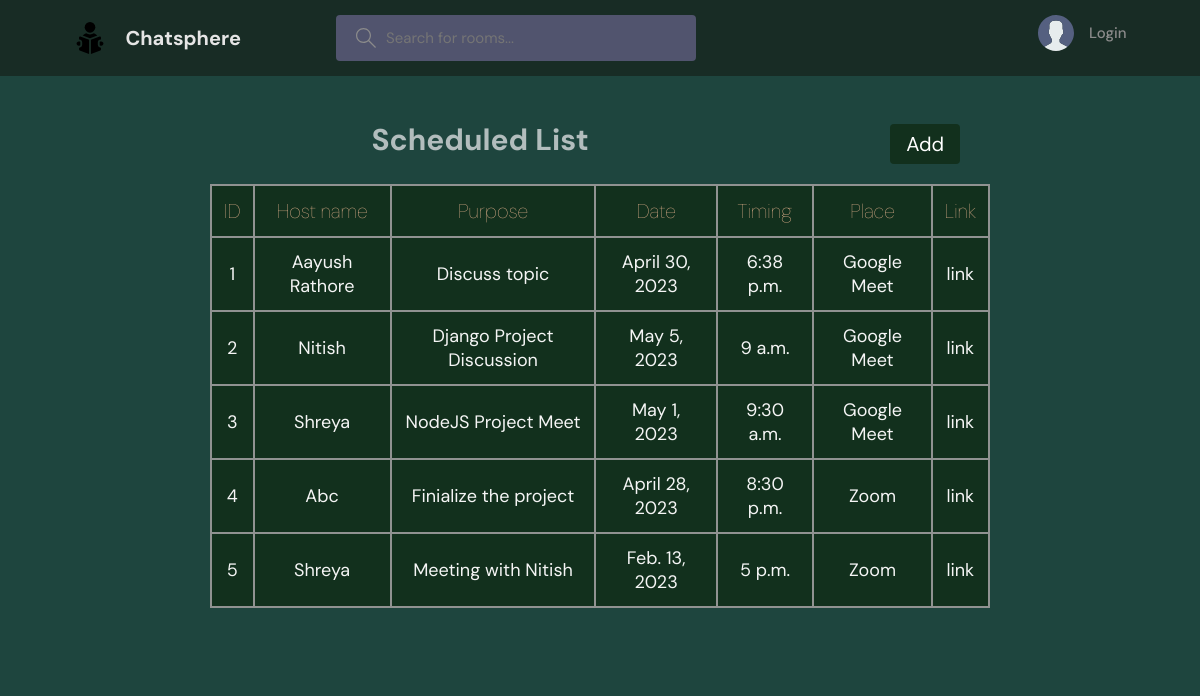
Page /schedular1/ on the committed database.
### mainApp/models.py (models this page shows, shortened)
class EVENT(models.Model):
    E_id = models.IntegerField()
    name = models.CharField(max_length=64,default="None")
    purpose = models.CharField(max_length=1000)
    date = models.DateField(("Date"), default=datetime.date.today)
    time = models.TimeField(("time"), default=datetime.datetime.now())
    place = models.CharField(max_length=1000)
    link = models.CharField(max_length=1000)

### mainApp/views.py (the view)
# urls.py: path('schedular1/', views.schedular1, name = 'schedular1'),
def schedular1(request):
    dat = EVENT.objects.all()
    return render(request, 'mainApp/schedular/events.html', {
        "data": dat
    })

### mainApp/templates/mainApp/schedular/events.html (shortened to what this page needs)
{% load static %}
<html lang="en">
  <head>
    <link rel="stylesheet" href="{% static 'styles/Events.css' %}" />
    <link rel="stylesheet" href="{% static 'styles/style.css' %}" />
  </head>
  <body>
    {% include 'navbar.html' %}
    <div class="s_box">
      <div class="head">
        <h2 class="list">Scheduled List</h2>
        <a href="{% url 'schedular2' %}">Add</a>
      </div>
      <table>
        <thead>
          <th>ID</th>
          <th>Host name</th>
          <th>Purpose</th>
          <th>Date</th>
          <th>Timing</th>
          <th>Place</th>
          <th>Link</th>
        </thead>
        <tbody>
          {% for x in data %}
          <tr>
            <td>{{ x.E_id }}</td>
            <td>{{ x.name }}</td>
            <td>{{ x.purpose }}</td>
            <td>{{ x.date}}</td>
            <td>{{ x.time}}</td>
            <td>{{ x.place}}</td>
            <td><a href="{{x.link}}">link</a></td>
          </tr>
          {% endfor %}
        </tbody>
      </table>
    </div>
  </body>
</html>

### static/styles/Events.css (style rules this page uses)
.s_box { margin: 0; padding-top: 40px; padding-bottom: 40px; background-color: #1e453e; }
table { border: 2px solid #8a908c; background-color: #12321d; border-radius: 2px; width: 65%; text-align: center; margin: 20px auto; border-collapse: collapse; }
.list { padding: 0px 0px 0px 70px; font-size: 30px; margin: auto; }
th, td { border: 2px solid#909291; padding: 12px; background-color: #12301d; font-size: 18px; }
td { color: whitesmoke; }
th { color: rgb(235, 182, 145); font-weight: 100; font-size: 20px; }
td a { text-decoration: none; color: whitesmoke; }
.head { display: flex; width: 80%; align-items: flex-end; }
.head a { text-decoration: none; height: fit-content; font-size: 20px; background-color: #12301d; color: white; padding: 4px 16px; border-radius: 4px; }

### static/styles/style.css (style rules this page uses)
:root { --color-main: #71c6dd; --color-main-light: #e1f6fb; --color-dark: #3f4156; --color-dark-medium: #51546e; --color-dark-light: #696d97; --color-light: #e5e5e5; --color-gray: #8b8b8b; --color-light-gray: #b2bdbd; --color-bg: #2d2d39; --color-success: #5dd693; --color-error: #fc4b0b; }
* { font-family: "DM Sans", -apple-system, BlinkMacSystemFont, "Segoe UI", Roboto, Oxygen, Ubuntu, Cantarell, "Open Sans", "Helvetica Neue", sans-serif; margin: 0; padding: 0; box-sizing: border-box; text-rendering: optimizeLegibility; font-size: inherit; }
html { font-size: 56.25%; }
@media only screen and (min-width: 1200px) { html { font-size: 62.5%; } }
body { line-height: 1.6; font-weight: 400; font-size: 1.5rem; color: var(--color-light-gray); background-color: #1e453e; min-height: 100vh; }
a { display: inline-block; color: var(--color-main); text-decoration: none; }

### rows in the picture
EVENT: E_id "1", name "Aayush Rathore", purpose "Discuss topic", date "April 30, 2023", time "6:38 p.m.", place "Google Meet"
EVENT: E_id "2", name "Nitish", purpose "Django Project Discussion", date "May 5, 2023", time "9 a.m.", place "Google Meet"
EVENT: E_id "3", name "Shreya", purpose "NodeJS Project Meet", date "May 1, 2023", time "9:30 a.m.", place "Google Meet"
EVENT: E_id "4", name "Abc", purpose "Finialize the project", date "April 28, 2023", time "8:30 p.m.", place "Zoom"
EVENT: E_id "5", name "Shreya", purpose "Meeting with Nitish", date "Feb. 13, 2023", time "5 p.m.", place "Zoom"
